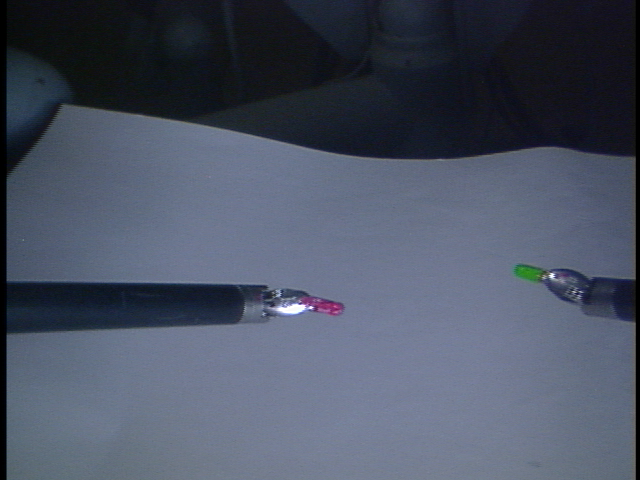
#> input picture tools/ds28/Right/img1026.png, 640 x 480 px, given in place of img380.png, which was not available
$ python single_tool.py
#> lines starting #> are read from the running program, lines starting #| are printed output that depends on the picture; after the words box and inside, x2 and y2 are one past the last pixel; in counts of white or black regions, pixels touching at a corner belong together; pictures that were not available may be replaced by others from this repository, and a replacement may not be noted
#!/usr/bin/env python3
import cv2
import numpy as np

# images = [i for i in range(45, 51)]

images = [380, 383, 390, 414, 416, 419, 430, 449, 451, 452, 453, 455, 458, 459, 460, 461, 462, 463, 894, 901, 1377, 1383, 1384, 1386, 1388, 1389, 1394, 1401, 1403, 1404, 1405, 1406, 1407,
          1408, 1411, 1412, 1420, 1421, 1437, 1440, 1441, 1442, 1443, 1444, 1445, 1447, 1448, 1449, 1450, 1451, 1452, 1453, 1454, 1455, 1456, 1458, 1459, 1460, 1461, 1462, 1463, 1499,
          1500, 1506, 1508, 1530, 1564, 1565, 1567, 1568, 1571, 1572, 1573, 1574, 1575, 1576, 1577, 1578, 1579, 1580, 1581, 1582, 1583, 1584, 1607, 1608, 1619, 1620, 1644, 1646, 1647,
          1648, 1649, 1650, 1739, 1740, 1741, 1742, 1743, 1744, 1745]

for i in images:
    img = cv2.imread("/home/abhishek/catkin_ws/tools/ds4/Right/img" + str(i) + ".png")
#> img is the input picture: shape (480, 640, 3); mean B, G, R 99.3, 82.4, 74.7


    blur = cv2.GaussianBlur(img,(3,3),0)
    hsv = cv2.cvtColor(blur, cv2.COLOR_BGR2HSV)
#> hsv: shape (480, 640, 3); mean H, S, V 108.9, 71.9, 99.5

    #Mask for green
    lower_thresh_g = np.array([40, 55, 75], np.uint8)
    upper_thresh_g = np.array([70, 255, 255], np.uint8)

    # #Mask for red
    lower_thresh_r = np.array([130, 30, 69], np.uint8) #[140, 35, 58]
    upper_thresh_r = np.array([192, 255, 255], np.uint8) #[170, 255, 255]

    green_mask = cv2.inRange(hsv, lower_thresh_g, upper_thresh_g)
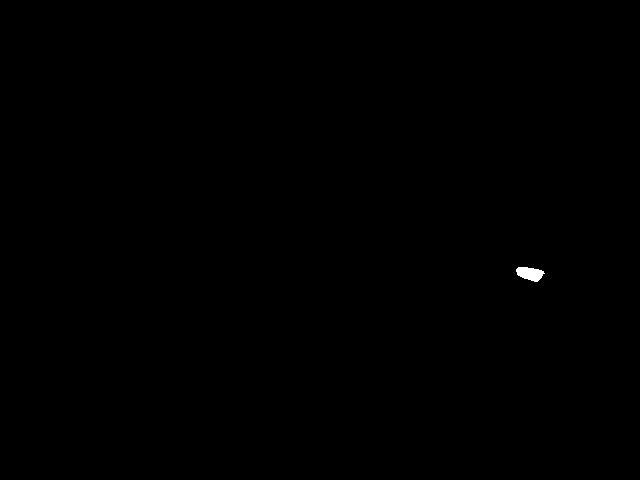
#> green_mask: shape (480, 640); 0.1% white; 1 white region, box (x1, y1, x2, y2) and area: (516, 267, 545, 282) 293
    red_mask = cv2.inRange(hsv, lower_thresh_r, upper_thresh_r)
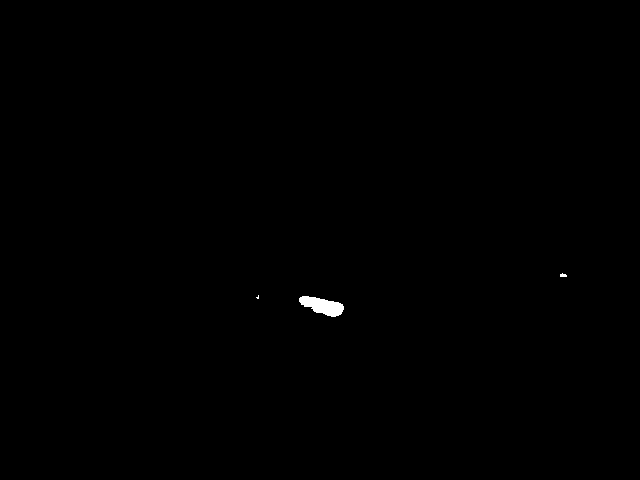
#> red_mask: shape (480, 640); 0.19% white; 3 white regions (1 under 20 px)

    contours_g,_ = cv2.findContours(green_mask,cv2.RETR_TREE,cv2.CHAIN_APPROX_SIMPLE)
#> contours_g = 1 contour; box (x1, y1, x2, y2) and area: (516, 267, 545, 282) 260
    contours_r,_ = cv2.findContours(red_mask,cv2.RETR_TREE,cv2.CHAIN_APPROX_SIMPLE)
#> contours_r = 3 contours, 2 with area under 20; largest, box (x1, y1, x2, y2) and area: (299, 296, 344, 317) 515

    areasG = [cv2.contourArea(c) for c in contours_g]
#> areasG = [260.5]
    areasR = [cv2.contourArea(c) for c in contours_r]
#> areasR = [515, 2, 12.5]

    sorted_areasG = np.sort(areasG)
#> sorted_areasG = [260.5]
    sorted_areasR = np.sort(areasR)
#> sorted_areasR = [2, 12.5, 515]

    if sorted_areasG[-1] >= 5:
        cnt_g=contours_g[areasG.index(sorted_areasG[-1])] #the biggest contour
#> cnt_g = contour of 35 points, box (x1, y1, x2, y2) (516, 267, 545, 282), area 260
    if sorted_areasR[-1] >= 5:
        cnt_r=contours_r[areasR.index(sorted_areasR[-1])]
#> cnt_r = contour of 56 points, box (x1, y1, x2, y2) (299, 296, 344, 317), area 515

    print(sorted_areasG[-1])
#| 260.5
    print(sorted_areasR[-1])
#| 515.0


    try:
        ellipseG = cv2.fitEllipse(cnt_g)
#> ellipseG = ((530.2, 273.3), (12.53, 28.78), 101.7)
        ellipseR = cv2.fitEllipse(cnt_r)
#> ellipseR = ((323.2, 305.7), (14.78, 47.85), 104.4)
        cv2.ellipse(img,ellipseG,(0,255,0),2)
        cv2.ellipse(img,ellipseR,(0,0,255),2)
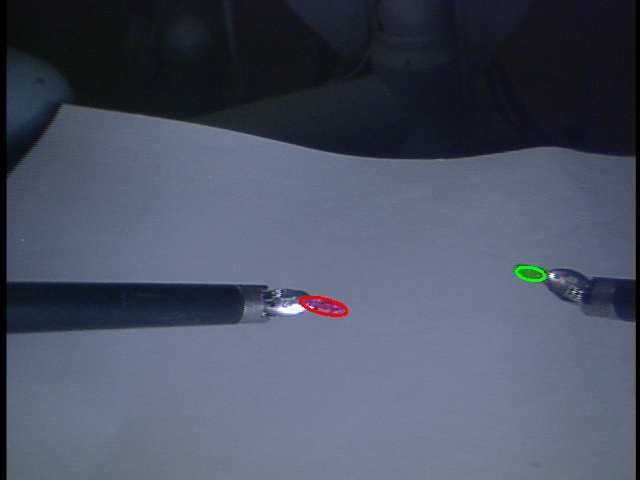
#> img: shape (480, 640, 3); mean B, G, R 99.1, 82.4, 74.8
        mg = cv2.moments(cnt_g)
#> mg = moments, m00 260.5, centre m10/m00, m01/m00 = (529.6, 273.3)
        gX = int(mg["m10"]/mg["m00"])
#> gX = 529
        gY = int(mg["m01"]/mg["m00"])
#> gY = 273
        cv2.circle(img, (gX, gY), 3, (0, 255, 0), -1)
#> img: shape (480, 640, 3); 0.01% of pixels changed, all inside (x1, y1, x2, y2) = (526, 270, 533, 277)
        print(gX, gY)
#| 529 273

    except:
        print("green ellipse exception")

    try:
        mr = cv2.moments(cnt_r)
#> mr = moments, m00 515, centre m10/m00, m01/m00 = (322.3, 305.5)
        rX = int(mr["m10"]/mr["m00"])
#> rX = 322
        rY = int(mr["m01"]/mr["m00"])
#> rY = 305
        cv2.circle(img, (rX, rY), 3, (0, 0, 255), -1)
#> img: shape (480, 640, 3); mean B, G, R 99.1, 82.4, 74.8
        print(rX, rY)
#| 322 305
    except:
        print("red ellipse exception")


    cv2.imshow(str(i), img)
    cv2.waitKey(0)

    cv2.destroyAllWindows()
#> pass 2 of the loop `for i in images:`:
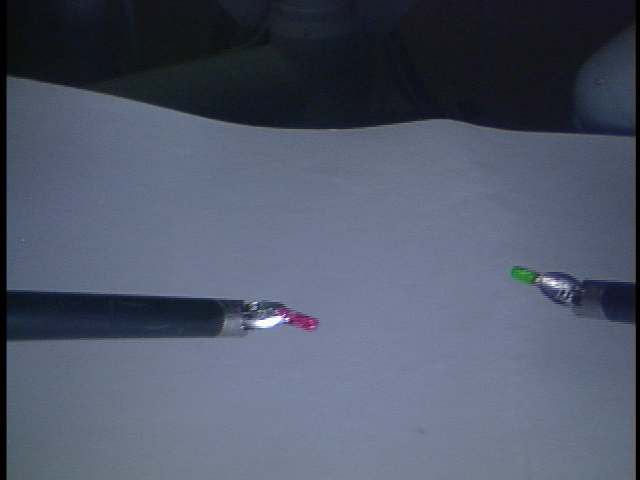
#> input picture tools/ds28/Right/img1033.png, 640 x 480 px, given in place of img383.png, which was not available
#> img is the input picture: shape (480, 640, 3); mean B, G, R 105.1, 87.4, 79.4
#> hsv: shape (480, 640, 3); mean H, S, V 109.3, 69.6, 105.2
#> `green_mask = cv2.inRange(hsv, lower_thresh_g, upper_thresh_g)`:
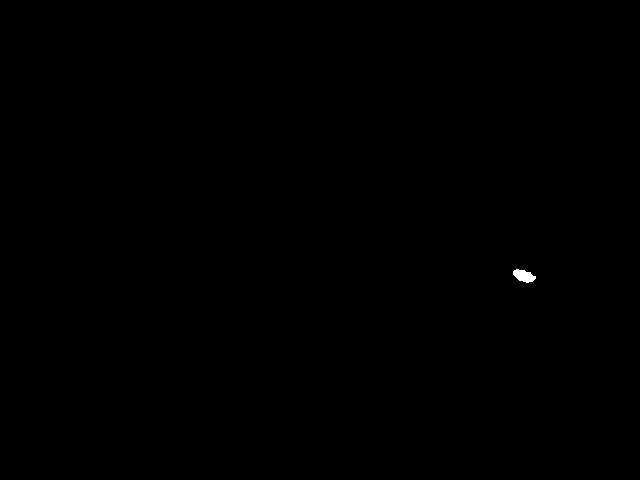
#> green_mask: shape (480, 640); 0.07% white; 1 white region, box (x1, y1, x2, y2) and area: (513, 269, 536, 283) 206
#> red_mask: shape (480, 640); 0.19% white; 4 white regions (3 under 20 px)
#> contours_g = 1 contour; box (x1, y1, x2, y2) and area: (513, 269, 536, 283) 180
#> contours_r = 4 contours, 3 with area under 20; largest, box (x1, y1, x2, y2) and area: (275, 307, 318, 332) 526
#> areasG = [180]
#> areasR = [1.5, 526, 7.5, 0]
#> sorted_areasG = [180]
#> sorted_areasR = [0, 1.5, 7.5, 526]
#> cnt_g = contour of 22 points, box (x1, y1, x2, y2) (513, 269, 536, 283), area 180
#> cnt_r = contour of 50 points, box (x1, y1, x2, y2) (275, 307, 318, 332), area 526
#| 180.0
#| 526.0
#> ellipseG = ((523.4, 275.5), (10.72, 23.57), 107.1)
#> ellipseR = ((297.5, 319.5), (15.57, 46.11), 111.7)
#> `cv2.ellipse(img,ellipseR,(0,0,255),2)`:
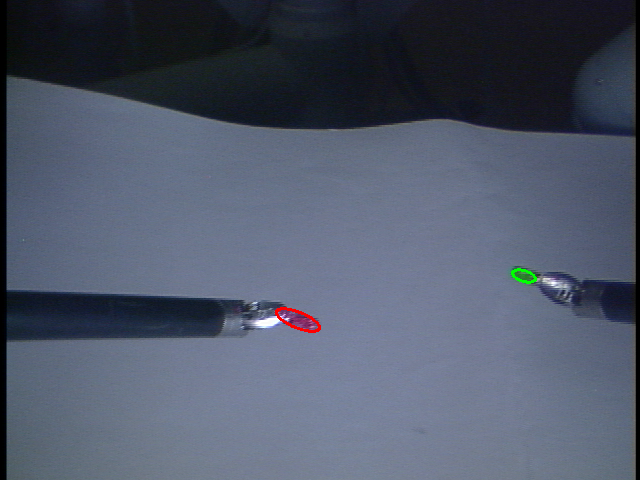
#> img: shape (480, 640, 3); mean B, G, R 104.9, 87.3, 79.5
#> mg = moments, m00 180, centre m10/m00, m01/m00 = (523.5, 275.5)
#> gX = 523
#> gY = 275
#| 523 275
#> mr = moments, m00 526, centre m10/m00, m01/m00 = (297, 319.3)
#> rX = 297
#> rY = 319
#| 297 319
#> (the run stopped early here; a loop or call above may not have finished)
